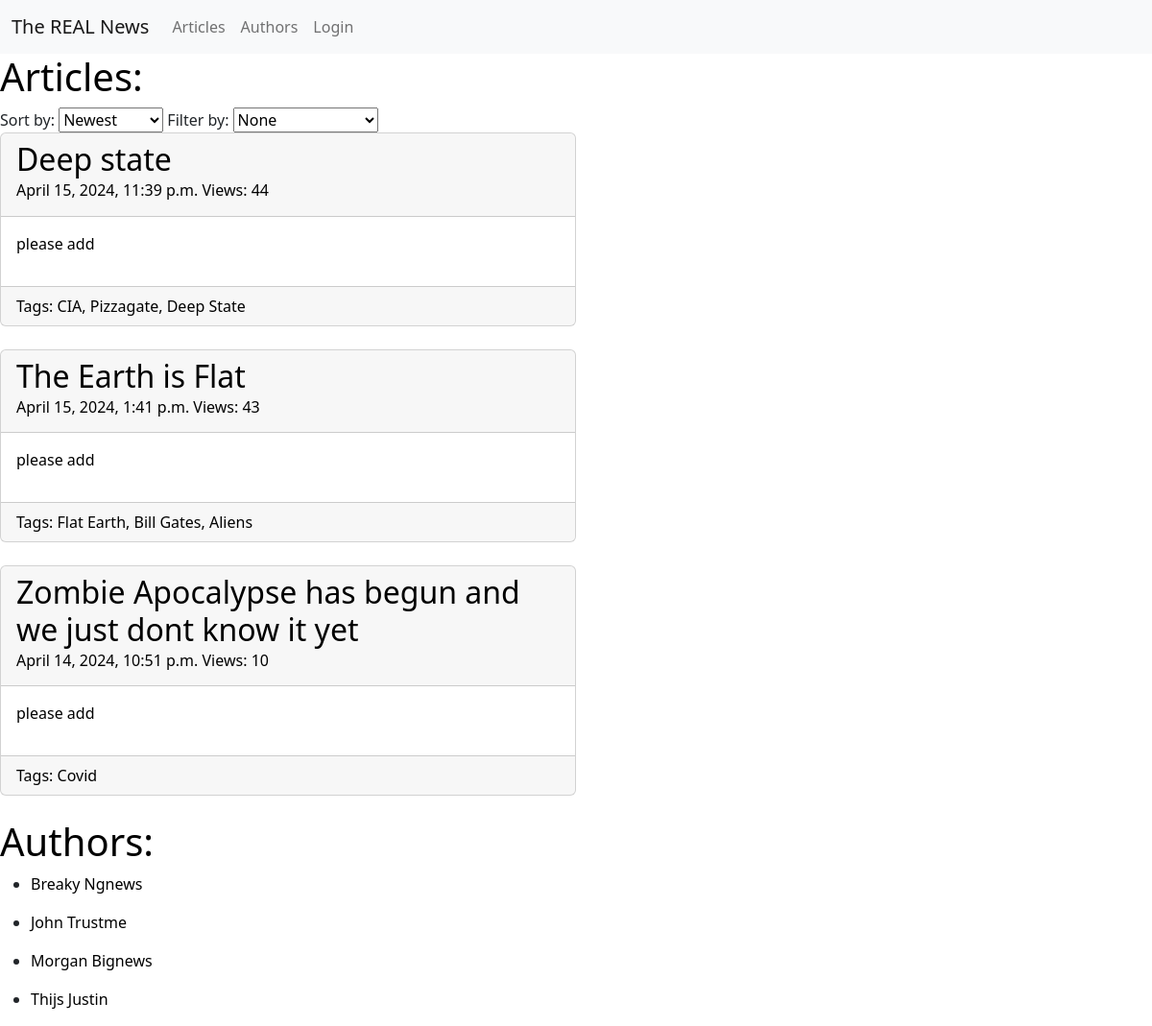
The app's page /, older data.
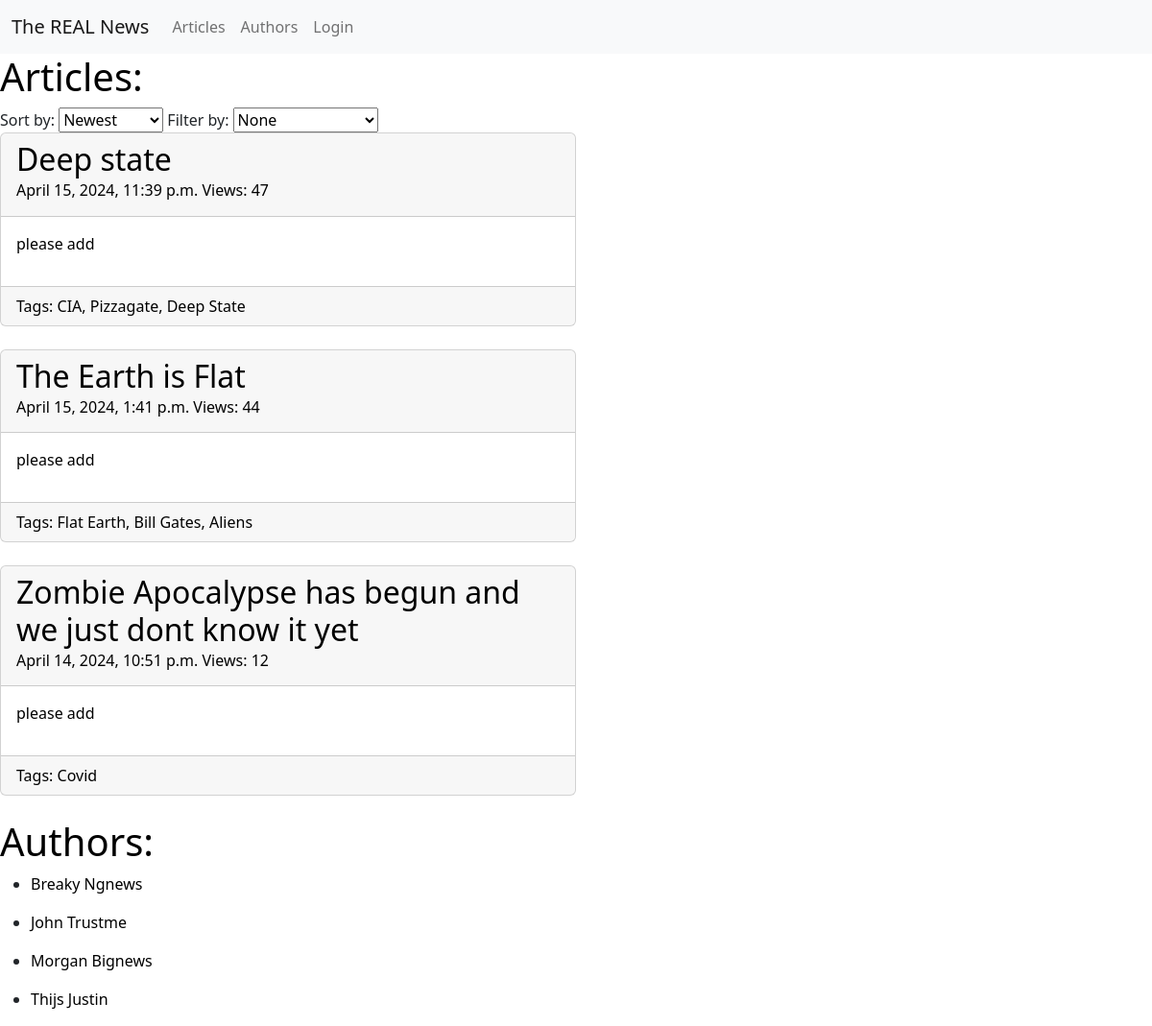
The same page, newer data.
### articles/models.py (models this page shows, shortened)
class Article(models.Model):
    heading = models.CharField(max_length=150)
    text = models.TextField(max_length=10000)
    preview = models.TextField(max_length=500, default="please add")
    pub_date = models.DateTimeField()
    tags = models.ManyToManyField(Tag)
    picture = models.ImageField(
        upload_to="article_pictures/",
        height_field=None,
        width_field=None,
        max_length=100,
        blank=True,
    )
    view_count = models.IntegerField(default=0)
    author = models.ForeignKey(
        "authors.Author", on_delete=models.CASCADE, default=1
    )

### articles/views.py (the view)
# urls.py: path("", home_view, name="home"),
def home_view(request):
    articles, sort, sort_options = sorter(request)
    filtered, filt, filts = filterer(request, articles)
    authors = Author.objects.order_by("name")
    context = {
        "articles_list": filtered[:3],
        "sort_order": sort,
        "sort_options": sort_options,
        "filt": filt,
        "filters": filts,
        "authors": authors
    }
    return render(request, "articles/home.html", context)

### articles/models.py (called while the page is built)
    def __str__(self):
        return self.text

### articles/views.py (called while the page is built)
def sorter(request):
    if order := request.GET.get("article-sort"):
        sort = order
        if order == "Newest":
            articles = Article.objects.order_by("-pub_date")
        elif order == "Oldest":
            articles = Article.objects.order_by("pub_date")
        elif order == "A-Z":
            articles = Article.objects.order_by("heading")
        elif order == "Z-A":
            articles = Article.objects.order_by("-heading")
        elif order == "Most Views":
            articles = Article.objects.order_by("-view_count")
        else:
            articles = Article.objects.order_by("view_count")
    else:
        articles = Article.objects.order_by("-pub_date")
        sort = "Newest"
    sort_options = (
        "Newest",
        "Oldest",
        "A-Z",
        "Z-A",
        "Most Views",
        "Least Views",
    )
    return (articles, sort, sort_options)

### articles/templates/articles/home.html (shortened to what this page needs)
{% include 'base.html' %}
<h1><a href="{% url "articles:index"  %}">Articles:</a></h1>
<form action="{% url 'home'%}" method="get">
    <label for="article-sort">Sort by:</label>
    <select name="article-sort" id="article-sort", onchange='if(this.value != 0) { this.form.submit(); }'>
        {% for option_value in sort_options %}
        <option value="{{ option_value }}" {% if sort_order == option_value %} selected {% endif %}>{{ option_value }}</option>
        {% endfor %}
    </select>
    <label for="article-filter">Filter by:</label>
    <select name="article-filter" id="article-filter", onchange='if(this.value != 0) { this.form.submit(); }'>
        <option value="None" {% if filt == None %} selected {% endif %}>None</option>
    </select>
</form>
<div class="col-md-6">
{% if articles_list %}
  <div>
    {% for article in articles_list %}
    <a href="{% url 'articles:article' article.id %}">
    <div class="card">
      <div class = "card-header">
        <h2 class="card-title">{{ article.heading }}</h2>
        <h6 class="card-subtitle mb-2 text-body-secondary"> {{ article.pub_date }} Views: {{ article.view_count }}</h6>
      </div>
      <div class="card-body">
        <p> {{ article.preview }} </p>
      </div>
      {% if article.tags.all %}
       <div class="card-footer">
         Tags:
            {% for item in article.tags.all %}
              {{ item.text }}{% if not forloop.last %}, {% endif %}
            {% endfor %}
       </div>
      {% endif %}
    </a>
  </div>
  <br>
  {% endfor %}
{% else %}
    <p>No Articles are available.</p>
{% endif %}
<h1><a href="{% url "index"  %}">Authors:</a></h1>
{% if authors %}
<div>
  {% for author in authors %}
  <ul>
    <li><a href="{% url "author"  author_id=author.pk %}">{{ author.name }}</a></li>
  </ul>
  {% endfor %}
</div>
{% else %}
    <p> No Authors yet, be the first to publish!</p>
{% endif %}

Row changes from the older to the newer data that the page shows:
changed Article "Deep state": view_count "44" → "47"
changed Article "The Earth is Flat": view_count "43" → "44"
changed Article "Zombie Apocalypse has begun and we just dont know it yet": view_count "10" → "12"
